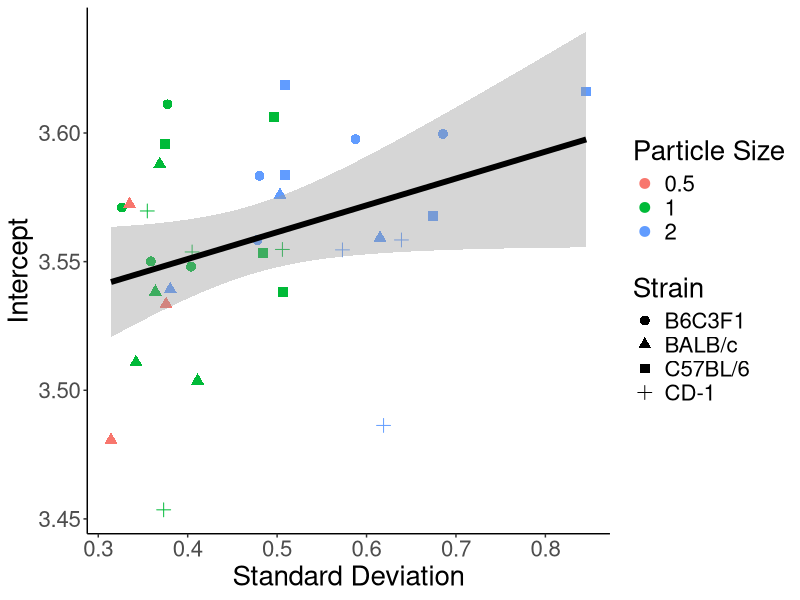

The R source for this figure: (Note: this script raises an error after producing the figure.)
library(ggplot2)
library(knitr)

graphics.off()

get_directory = function(){
  args <- commandArgs(trailingOnly = FALSE)
  file <- "--file="
  rstudio <- "RStudio"
  
  match <- grep(rstudio, args)
  if(length(match) > 0){
    return(dirname(rstudioapi::getSourceEditorContext()$path))
  }else{
    match <- grep(file, args)
    if (length(match) > 0) {
      return(dirname(normalizePath(sub(file, "", args[match]))))
    }else{
      return(dirname(normalizePath(sys.frames()[[1]]$ofile)))
    }
  }
}

adf = function(df){
  smart_assign = function(x){
    if(!exists(x)){
      assign(x, NA, envir = globalenv())
    }
  }
  sapply(names(df), smart_assign)
  return()
}

print_sig = function(fm){
  print(fm)
  print(kable(summary(lm(data = data, formula = fm))$coefficient))
}

setwd(get_directory())

data = read.csv(file = "FractalResultsFinal.csv")
data = data[data$q != "C",]
data$red = data$near_acini_std / data$near_acini_mean
`Particle Size` = as.factor(data$ps)
Strain = data$strain

##### Compare the slope and intercept with lobar deposition

print_sig(dvleft ~ b)
print_sig(dvcranial ~ b)
print_sig(dvmiddle ~ b)
print_sig(dvcaudal ~ b)
print_sig(dvaccessory ~ b)

print_sig(dvleft ~ m)
print_sig(dvcranial ~ m)
print_sig(dvmiddle ~ m)
print_sig(dvcaudal ~ m)
print_sig(dvaccessory ~ m)

if(F){
  ##### Intercept
  ggplot(data = data, aes(x = dvleft, y = b)) + 
    geom_point(aes(pch = strain), size = 3) + 
    geom_smooth(method = "lm", color = "black", se = TRUE, size = 2) + 
    xlab("DV Left") + 
    ylab("Intercept") +
    theme_classic() + 
    theme(text = element_text(size = 20)) + 
    ggsave(filename = "Left Fractal Intercept.png", device = "png",
           width = 8, height = 6, dpi = 1200)
  
  ggplot(data = data, aes(x = dvcranial, y = b)) + 
    geom_point(aes(pch = strain), size = 3) + 
    geom_smooth(method = "lm", color = "black", se = TRUE, size = 2) + 
    xlab("DV Cranial") + 
    ylab("Intercept") +
    theme_classic() + 
    theme(text = element_text(size = 20)) + 
    ggsave(filename = "Cranial Fractal Intercept.png", device = "png",
           width = 8, height = 6, dpi = 1200)
  
  ggplot(data = data, aes(x = dvmiddle, y = b)) + 
    geom_point(aes(pch = strain), size = 3) + 
    geom_smooth(method = "lm", color = "black", se = TRUE, size = 2) + 
    xlab("DV Middle") + 
    ylab("Intercept") +
    theme_classic() + 
    theme(text = element_text(size = 20)) + 
    ggsave(filename = "Middle Fractal Intercept.png", device = "png",
           width = 8, height = 6, dpi = 1200)
  
  ggplot(data = data, aes(x = dvcaudal, y = b)) + 
    geom_point(aes(pch = strain), size = 3) + 
    geom_smooth(method = "lm", color = "black", se = TRUE, size = 2) + 
    xlab("DV Caudal") + 
    ylab("Intercept") +
    theme_classic() + 
    theme(text = element_text(size = 20)) + 
    ggsave(filename = "Caudal Fractal Intercept.png", device = "png",
           width = 8, height = 6, dpi = 1200)
  
  ggplot(data = data, aes(x = dvaccessory, y = b)) + 
    geom_point(aes(pch = strain), size = 3) + 
    geom_smooth(method = "lm", color = "black", se = TRUE, size = 2) + 
    xlab("DV Accessory") + 
    ylab("Intercept") +
    theme_classic() + 
    theme(text = element_text(size = 20)) + 
    ggsave(filename = "Accessory Fractal Intercept.png", device = "png",
           width = 8, height = 6, dpi = 1200)
  
  ##### Slope
  
  ggplot(data = data, aes(x = dvleft, y = m)) + 
    geom_point(aes(pch = strain), size = 3) + 
    geom_smooth(method = "lm", color = "black", se = TRUE, size = 2) + 
    xlab("DV Left") + 
    ylab("Slope") +
    theme_classic() + 
    theme(text = element_text(size = 20)) + 
    ggsave(filename = "Left Fractal Slope.png", device = "png",
           width = 8, height = 6, dpi = 1200)
  
  ggplot(data = data, aes(x = dvcranial, y = m)) + 
    geom_point(aes(pch = strain), size = 3) + 
    geom_smooth(method = "lm", color = "black", se = TRUE, size = 2) + 
    xlab("DV Cranial") + 
    ylab("Slope") +
    theme_classic() + 
    theme(text = element_text(size = 20)) + 
    ggsave(filename = "Cranial Fractal Slope.png", device = "png",
           width = 8, height = 6, dpi = 1200)
  
  ggplot(data = data, aes(x = dvmiddle, y = m)) + 
    geom_point(aes(pch = strain), size = 3) + 
    geom_smooth(method = "lm", color = "black", se = TRUE, size = 2) + 
    xlab("DV Middle") + 
    ylab("Slope") +
    theme_classic() + 
    theme(text = element_text(size = 20)) + 
    ggsave(filename = "Middle Fractal Slope.png", device = "png",
           width = 8, height = 6, dpi = 1200)
  
  ggplot(data = data, aes(x = dvcaudal, y = m)) + 
    geom_point(aes(pch = strain), size = 3) + 
    geom_smooth(method = "lm", color = "black", se = TRUE, size = 2) + 
    xlab("DV Caudal") + 
    ylab("Slope") +
    theme_classic() + 
    theme(text = element_text(size = 20)) + 
    ggsave(filename = "Caudal Fractal Slope.png", device = "png",
           width = 8, height = 6, dpi = 1200)
  
  ggplot(data = data, aes(x = dvaccessory, y = m)) + 
    geom_point(aes(pch = strain), size = 3) + 
    geom_smooth(method = "lm", color = "black", se = TRUE, size = 2) + 
    xlab("DV Accessory") + 
    ylab("Slope") +
    theme_classic() + 
    theme(text = element_text(size = 20)) + 
    ggsave(filename = "Accessory Fractal Slope.png", device = "png",
           width = 8, height = 6, dpi = 1200)
}

# print_sig(near_acini_mean ~ b)
print_sig(near_acini_std ~ b)
print_sig(near_acini_skewness ~ b)

# print_sig(near_acini_mean ~ m)
print_sig(near_acini_std ~ m)
print_sig(near_acini_skewness ~ m)

ggplot(data = data, aes(x = near_acini_std, y = b)) + 
  geom_point(aes(pch = Strain, color = `Particle Size`), size = 3) + 
  geom_smooth(method = "lm", color = "black", se = TRUE, size = 2) + 
  xlab("Standard Deviation") + 
  ylab("Intercept") +
  theme_classic() + 
  theme(text = element_text(size = 20)) + 
  ggsave(filename = "Std Intercept.png", device = "png",
         width = 8, height = 6, dpi = 1200)

ggplot(data = data, aes(x = near_acini_skewness, y = b)) + 
  geom_point(aes(pch = Strain, color = `Particle Size`), size = 3) + 
  geom_smooth(method = "lm", color = "black", se = TRUE, size = 2) + 
  xlab("Skewness") + 
  ylab("Intercept") +
  theme_classic() + 
  theme(text = element_text(size = 20)) + 
  ggsave(filename = "Skewness Intercept.png", device = "png",
         width = 8, height = 6, dpi = 1200)

ggplot(data = data, aes(x = near_acini_std, y = m)) + 
  geom_point(aes(pch = Strain, color = `Particle Size`), size = 3) + 
  geom_smooth(method = "lm", color = "black", se = TRUE, size = 2) + 
  xlab("Standard Deviation") + 
  ylab("Slope") +
  theme_classic() + 
  theme(text = element_text(size = 20)) + 
  ggsave(filename = "Std Slope.png", device = "png",
         width = 8, height = 6, dpi = 1200)

ggplot(data = data, aes(x = near_acini_skewness, y = m)) + 
  geom_point(aes(pch = Strain, color = `Particle Size`), size = 3) + 
  geom_smooth(method = "lm", color = "black", se = TRUE, size = 2) + 
  xlab("Skewness") + 
  ylab("Slope") +
  theme_classic() + 
  theme(text = element_text(size = 20)) + 
  ggsave(filename = "Skewness Slope.png", device = "png",
         width = 8, height = 6, dpi = 1200)

ggplot(data = data, aes(x = near_acini_std, y = b)) + 
  geom_point(aes(pch = strain), size = 3) + 
  geom_smooth(method = "lm", color = "black", se = FALSE, size = 2) + 
  xlab("Standard Deviation") + 
  ylab("Intercept") +
  theme_classic() + 
  theme(text = element_text(size = 20)) + 
  facet_grid(rows = .~ as.factor(ps)) +
  ggsave(filename = "Std Intercept by PS.png", device = "png",
         width = 12, height = 3, dpi = 1200)


ggplot(data = data, aes(x = near_acini_skewness, y = b)) + 
  geom_point(aes(pch = Strain, color = `Particle Size`), size = 3) + 
  geom_smooth(method = "lm", color = "black", se = TRUE, size = 2) + 
  xlab("Skewness") + 
  ylab("Intercept") +
  theme_classic() + 
  theme(text = element_text(size = 20)) + 
  facet_grid(rows = .~ ps)
ggsave(filename = "Skewness Intercept.png", device = "png",
       width = 15, height = 6, dpi = 1200)

# data2 = subset(data, ps == 2)
# ggplot(data = data2, aes(x = red, y = b)) + 
#   geom_point(aes(pch = strain), size = 3) + 
#   geom_smooth(method = "lm", color = "black", se = TRUE, size = 2) + 
#   xlab("Relative Dispersion") + 
#   ylab("Intercept") +
#   theme_classic() + 
#   theme(text = element_text(size = 20)) + 
#   # facet_grid(rows = .~ ps) +
#   ggsave(filename = "Relative dispersion Intercept.png", device = "png",
#          width = 6, height = 6, dpi = 1200)
# 
# data0.5 = subset(data, ps == 0.5)
# ggplot(data = data0.5, aes(x = red, y = m)) +
#   geom_point(aes(pch = strain, color = q), size = 3) +
#   geom_smooth(method = "lm", color = "black", se = TRUE, size = 2) +
#   xlab("Relative Dispersion") +
#   ylab("Slope") +
#   theme_classic() +
#   theme(text = element_text(size = 20)) +
#   # facet_grid(rows = .~ ps) +
#   ggsave(filename = "Relative dispersion Slope.png", device = "png",
#          width = 6, height = 6, dpi = 1200)
